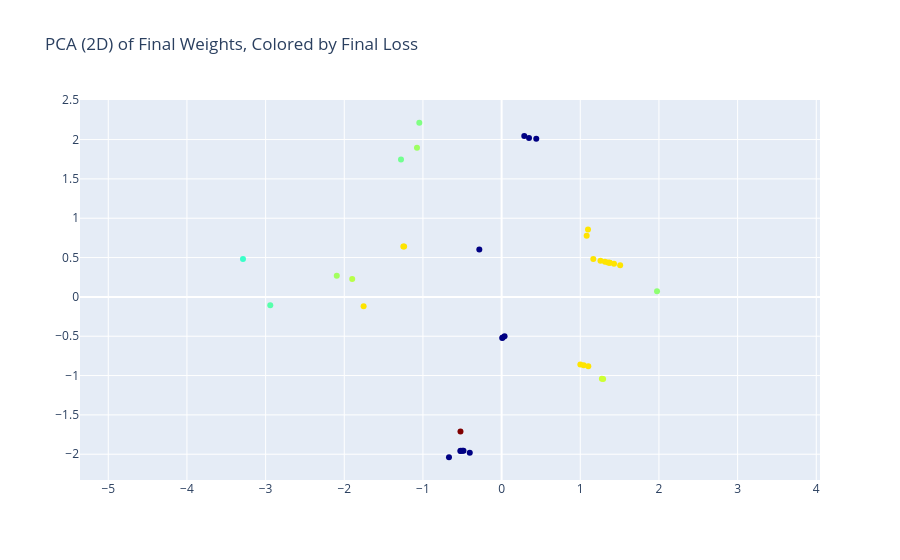

Write notebook code for a chart like this one.
### Markdown cell above
### PCA on flattened weight vectors

Each run's `(fc1, fc2)` weights, flattened into a single vector, projected
to 2D and 3D via PCA, colored by that run's final loss.

- Cluster around the origin: most networks converge to similar weights.
- Dark points: low final loss (network learned well).
- Light/red points: higher final loss (network failed), these still tend
  to land inside the main cluster, i.e. failed runs are not weight-space
  outliers.

### Code cell
pca_2d = PCA(n_components=2)
projected_2d = pca_2d.fit_transform(weights_finish)
plot_data(projected_2d.T, loss_finish, title="PCA (2D) of Final Weights, Colored by Final Loss")

### Figure 1 — Plotly figure (JSON) as saved in the notebook; plotly's stock layout.template omitted (floating-point values rounded to 4 significant figures)
{"data": [{"hoverinfo": "text", "marker": {"color": [0.001955, 0.001918, 0.0001327, 0.00241, 0.002004, 0.0001327, 0.00241, 0.002189, 0.0001425, 0.002045, 0.0001326, 0.00241, 0.002415, 0.002125, 0.001839, 0.0001324, 0.000139, 0.0001324, 0.00241, 0.00241, 0.002184, 0.0001323, 0.00241, 0.00241, 0.00241, 0.00241, 0.00241, 0.00241, 0.0001323, 0.0001328, 0.002058, 0.0001372, 0.0001324, 0.00241, 0.0001327, 0.001753, 0.00241, 0.00241, 0.003798, 0.002403], "colorscale": [[0, "rgb(0,0,131)"], [0.2, "rgb(0,60,170)"], [0.4, "rgb(5,255,255)"], [0.6, "rgb(255,255,0)"], [0.8, "rgb(250,0,0)"], [1, "rgb(128,0,0)"]], "opacity": 1, "size": 6}, "mode": "markers", "text": ["Color: 0.002", "Color: 0.002", "Color: 0.000", "Color: 0.002", "Color: 0.002", "Color: 0.000", "Color: 0.002", "Color: 0.002", "Color: 0.000", "Color: 0.002", "Color: 0.000", "Color: 0.002", "Color: 0.002", "Color: 0.002", "Color: 0.002", "Color: 0.000", "Color: 0.000", "Color: 0.000", "Color: 0.002", "Color: 0.002", "Color: 0.002", "Color: 0.000", "Color: 0.002", "Color: 0.002", "Color: 0.002", "Color: 0.002", "Color: 0.002", "Color: 0.002", "Color: 0.000", "Color: 0.000", "Color: 0.002", "Color: 0.000", "Color: 0.000", "Color: 0.002", "Color: 0.000", "Color: 0.002", "Color: 0.002", "Color: 0.002", "Color: 0.004", "Color: 0.002"], "type": "scatter", "x": [-1.046, -1.279, -0.4848, 1.102, 1.976, 0.01429, 1.257, 1.275, -0.6692, -1.076, -0.2834, -1.239, 1.081, -1.899, -2.941, 0.288, -0.4048, -0.4957, 1.375, -1.754, 1.29, -0.5193, 1.507, 1.043, 1.165, -1.249, 1.001, 1.314, -0.5246, 0.007541, -2.095, 0.4407, 0.03742, 1.372, 0.3485, -3.288, 1.352, 1.429, -0.5229, 1.098], "y": [2.214, 1.745, -1.955, -0.8817, 0.07231, -0.5171, 0.4604, -1.039, -2.038, 1.895, 0.6027, 0.6401, 0.7782, 0.2281, -0.1069, 2.045, -1.983, -1.956, 0.4327, -0.1183, -1.043, -1.957, 0.4017, -0.8679, 0.4824, 0.6414, -0.858, 0.4471, -1.958, -0.522, 0.2682, 2.011, -0.5003, 0.4334, 2.02, 0.4801, 0.4381, 0.4201, -1.711, 0.8556]}], "layout": {"title": {"text": "PCA (2D) of Final Weights, Colored by Final Loss"}, "xaxis": {"scaleanchor": "y"}, "yaxis": {"scaleanchor": "x"}}}
